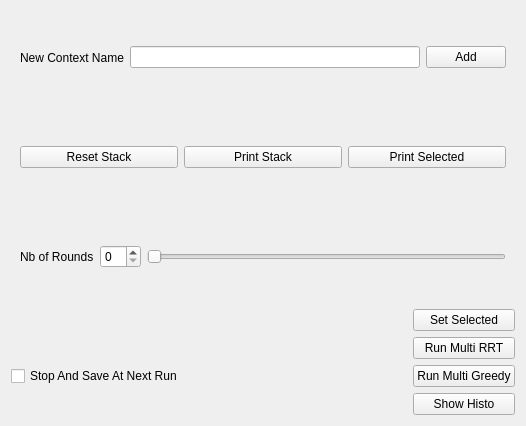
         <widget class="QWidget" name="scrollAreaWidgetContents_2">
          <property name="geometry">
           <rect>
            <x>0</x>
            <y>0</y>
            <width>526</width>
            <height>426</height>
           </rect>
          </property>
          <layout class="QVBoxLayout" name="verticalLayout_35">
           <item>
            <widget class="QWidget" name="widget_4" native="true">
             <property name="sizePolicy">
              <sizepolicy hsizetype="MinimumExpanding" vsizetype="Preferred">
               <horstretch>0</horstretch>
               <verstretch>0</verstretch>
              </sizepolicy>
             </property>
             <layout class="QHBoxLayout" name="horizontalLayout_5">
              <item>
               <widget class="QLabel" name="label_17">
                <property name="text">
                 <string>New Context Name</string>
                </property>
               </widget>
              </item>
              <item>
               <widget class="QLineEdit" name="lineEditContext"/>
              </item>
              <item>
               <widget class="QPushButton" name="pushButtonSaveContext">
                <property name="text">
                 <string>Add</string>
                </property>
               </widget>
              </item>
             </layout>
            </widget>
           </item>
           <item>
            <widget class="QWidget" name="widget_5" native="true">
             <property name="sizePolicy">
              <sizepolicy hsizetype="MinimumExpanding" vsizetype="Preferred">
               <horstretch>0</horstretch>
               <verstretch>0</verstretch>
              </sizepolicy>
             </property>
             <layout class="QHBoxLayout" name="horizontalLayout_6">
              <item>
               <widget class="QPushButton" name="pushButtonResetContext">
                <property name="text">
                 <string>Reset Stack</string>
                </property>
               </widget>
              </item>
              <item>
               <widget class="QPushButton" name="pushButtonPrintAllContext">
                <property name="text">
                 <string>Print Stack</string>
                </property>
               </widget>
              </item>
              <item>
               <widget class="QPushButton" name="pushButtonPrintSelected">
                <property name="text">
                 <string>Print Selected</string>
                </property>
               </widget>
              </item>
             </layout>
            </widget>
           </item>
           <item>
            <layout class="QVBoxLayout" name="multiRunLayout">
             <property name="sizeConstraint">
              <enum>QLayout::SetDefaultConstraint</enum>
             </property>
            </layout>
           </item>
           <item>
            <widget class="QWidget" name="widget_24" native="true">
             <layout class="QGridLayout" name="gridLayout_45">
              <item row="0" column="0">
               <widget class="QLabel" name="label_18">
                <property name="text">
                 <string>Nb of Rounds</string>
                </property>
               </widget>
              </item>
              <item row="0" column="1">
               <widget class="QSpinBox" name="spinBoxNbMutliRun"/>
              </item>
              <item row="0" column="2">
               <widget class="QSlider" name="horizontalSliderNbMutliRun">
                <property name="orientation">
                 <enum>Qt::Horizontal</enum>
                </property>
               </widget>
              </item>
             </layout>
            </widget>
           </item>
           <item>
            <layout class="QGridLayout" name="gridLayout_7">
             <item row="0" column="1">
              <widget class="QPushButton" name="pushButtonSetSelected">
               <property name="text">
                <string>Set Selected</string>
               </property>
              </widget>
             </item>
             <item row="1" column="1">
              <widget class="QPushButton" name="pushButtonRunAllRRT">
               <property name="text">
                <string>Run Multi RRT</string>
               </property>
              </widget>
             </item>
             <item row="2" column="1">
              <widget class="QPushButton" name="pushButtonRunAllGreedy">
               <property name="text">
                <string>Run Multi Greedy</string>
               </property>
              </widget>
             </item>
             <item row="4" column="1">
              <widget class="QPushButton" name="pushButtonShowHisto">
               <property name="text">
                <string>Show Histo</string>
               </property>
              </widget>
             </item>
             <item row="2" column="0">
              <widget class="QCheckBox" name="checkBoxStopMultiRun">
               <property name="text">
                <string>Stop And Save At Next Run</string>
               </property>
              </widget>
             </item>
             <item row="1" column="0">
              <spacer name="horizontalSpacer_28">
               <property name="orientation">
                <enum>Qt::Horizontal</enum>
               </property>
               <property name="sizeHint" stdset="0">
                <size>
                 <width>40</width>
                 <height>20</height>
                </size>
               </property>
              </spacer>
             </item>
            </layout>
           </item>
          </layout>
         </widget>
